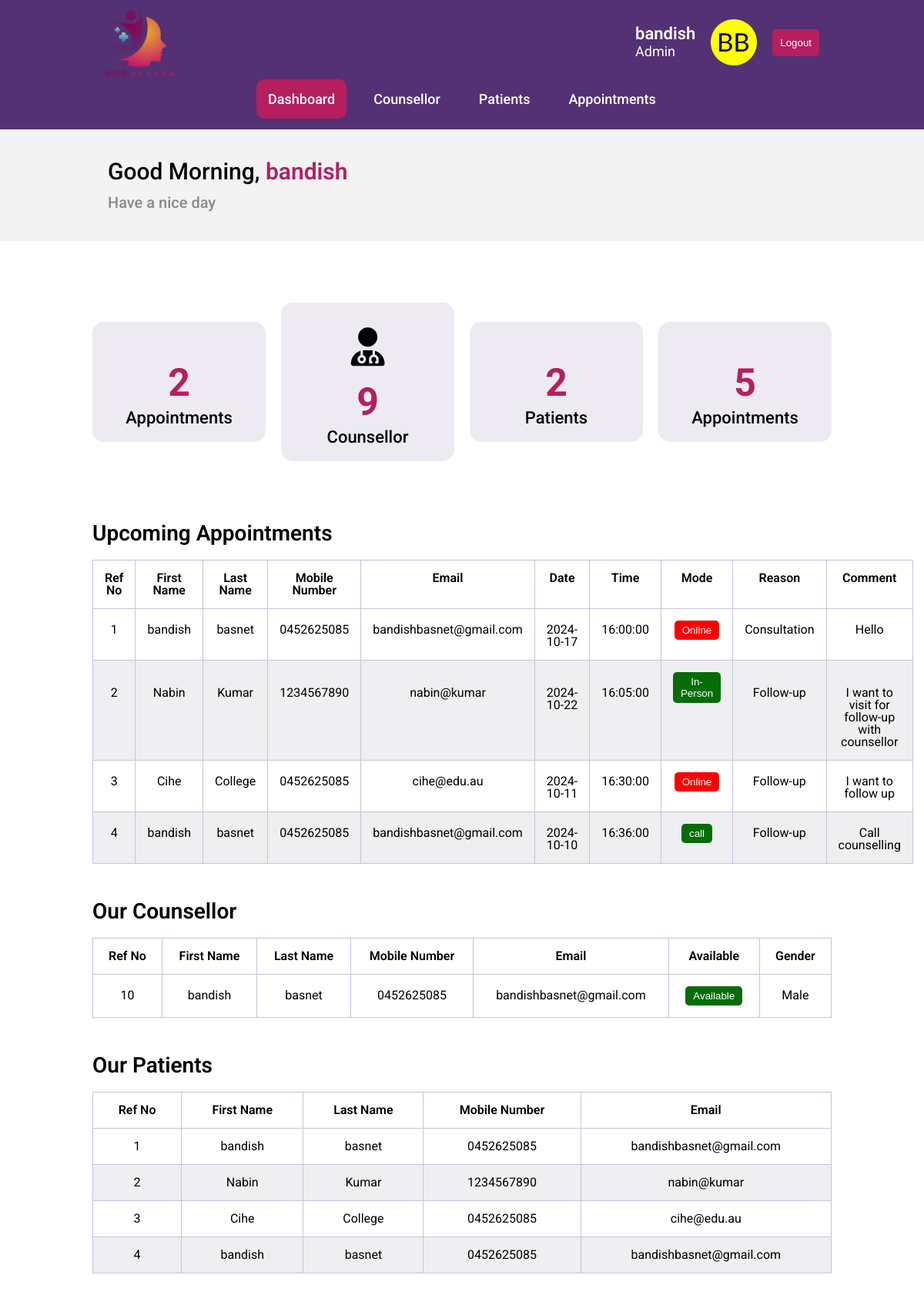
/dashboard.php (signed in), run on the app's committed database.
### tables this page shows
CREATE TABLE `users` (
  `id` bigint(20) NOT NULL,
  `user_id` bigint(20) NOT NULL,
  `user_name` varchar(100) NOT NULL,
  `password` varchar(100) NOT NULL,
  `date` timestamp NOT NULL DEFAULT current_timestamp() ON UPDATE current_timestamp()
);

CREATE TABLE `appointments` (
  `id` int(11) NOT NULL,
  `fname` varchar(50) NOT NULL,
  `lname` varchar(50) NOT NULL,
  `mobile` varchar(14) NOT NULL,
  `email` varchar(50) NOT NULL,
  `date` date NOT NULL,
  `time` time NOT NULL,
  `mode` enum('Online','In-Person','call','') NOT NULL,
  `reason` enum('Consultation','Follow-up','Other','') NOT NULL,
  `msg` varchar(255) NOT NULL
);

CREATE TABLE `counsellor` (
  `id` int(11) NOT NULL,
  `fname` varchar(50) NOT NULL,
  `lname` varchar(50) NOT NULL,
  `mobile` varchar(14) NOT NULL,
  `email` varchar(50) NOT NULL,
  `available` enum('Available','Not-Available') NOT NULL,
  `gender` enum('Male','Female','Others') NOT NULL
);

### functions.php (called while the page is built, shortened)
<?php
function check_login($con)
{
	if(isset($_SESSION['user_id']))
	{
		$id = $_SESSION['user_id'];
		$query = "select * from users where user_id = '$id' limit 1";
		$result = mysqli_query($con,$query);
		if($result && mysqli_num_rows($result) > 0)
		{
			$user_data = mysqli_fetch_assoc($result);
			return $user_data;
		}
	}
	die;
}
function getModeClass($mode) {
	return ($mode === "Online") ? "online-btn" : "offline-btn";
}

### dashboard.php (the view, shortened to what this page needs)
<?php
include("dbconnection.php");
include("functions.php");
$user_data = check_login($conn);
?>
<!DOCTYPE html>
<html>
<head>
  <link rel="stylesheet" href="./assets/css/admin.css">
  <link rel="stylesheet" href="https://site-assets.fontawesome.com/releases/v6.6.0/css/all.css">
  <link rel="stylesheet" href="https://site-assets.fontawesome.com/releases/v6.6.0/css/sharp-duotone-solid.css">
  <link rel="stylesheet" href="https://site-assets.fontawesome.com/releases/v6.6.0/css/sharp-thin.css">
  <link rel="stylesheet" href="https://site-assets.fontawesome.com/releases/v6.6.0/css/sharp-solid.css">
  <link rel="stylesheet" href="https://site-assets.fontawesome.com/releases/v6.6.0/css/sharp-regular.css">
  <link rel="stylesheet" href="https://site-assets.fontawesome.com/releases/v6.6.0/css/sharp-light.css">
</head>
<body>
  <header>
    <nav>
      <div class="topbar">
        <div class="logo">
          <img src="./assets/images/Logo.png" alt="HogHeaven Logo">
        </div>
        <div class="user">
          <p class="username"><?php echo $user_data['user_name']; ?> <br>
            <span class="role">Admin</span>
          </p>
          <img class="avatar" src="./assets/images/android-chrome-192x192.png" alt="avatar">
          <button style="background-color: #B51F60; border:none; border-radius:5px;padding:10px; color:white;" onclick="logout()">Logout</button>
        </div>
      </div>
      <div class="bottombar">
        <ul class="menu">
          <li><a href="dashboard.php" class="active">Dashboard</a></li>
          <li><a href="counsellor.php">Counsellor</a></li>
          <li><a href="patient.php">Patients</a></li>
          <li><a href="appointments.php">Appointments</a></li>
        </ul>
      </div>
    </nav>
  </header>
  <main>
    <div class="greetings-wrapper">
      <div class="greetings">
        <h2>Good Morning, <span class="primary-status"><?php echo $user_data['user_name']; ?> </span></h2>
        <p class="status">Have a nice day</p>
      </div>
    </div>
    <div class="status-card-wrapper">
      <div class="status-card-inside">
        <div class="status-card">
          <i class="fa-duotone fa-solid fa-calendar-clock "></i>
          <h6 class="status-number">2</h6>
          <p class="status-title">Appointments</p>
        </div>
        <div class="status-card">
        <i class="fa-duotone fa-solid fa-user-doctor"></i>
          <h6 class="status-number">9</h6>
          <p class="status-title">Counsellor</p>
        </div>
        <div class="status-card">
        <i class="fa-duotone fa-solid fa-users-medical"></i>
          <h6 class="status-number">2</h6>
          <p class="status-title">Patients</p>
        </div>
        <div class="status-card">
          <i class="fa-duotone fa-solid fa-calendar-clock "></i>
          <h6 class="status-number">5</h6>
          <p class="status-title">Appointments</p>
        </div>
      </div>
    </div>
    <div class="patients-table">
      <div class="table-container">
        <p class="table-title">Upcoming Appointments</p>
        <table>
          <thead>
            <th>Ref No</th>
            <th>First Name</th>
            <th>Last Name</th>
            <th>Mobile Number</th>
            <th>Email</th>
            <th>Date</th>
            <th>Time</th>
            <th>Mode</th>
            <th>Reason</th>
            <th>Comment</th>
          </thead>
          <tbody>
            <?php
            $sql = "SELECT * FROM appointments";
            $result = $conn->query($sql);
            if ($result->num_rows > 0) {
              while ($row = $result->fetch_assoc()) {
                echo "<tr>
                      <td>" . $row["id"] . "</td>
                      <td>" . $row["fname"] . "</td>
                      <td>" . $row["lname"] . "</td>
                      <td>" . $row["mobile"] . "</td>
                      <td>" . $row["email"] . "</td>
                      <td>" . $row["date"] . "</td>
                      <td>" . $row["time"] . "</td>
                      <td><button class='" . getModeClass($row["mode"])  . "'>" . $row["mode"] . "</button></td>
                     <td>" . $row["reason"] . "</td>
                     <td>" . $row["msg"] . "</td>
                    </tr>";
              }
            } else {
              echo "0 results";
            }
            ?>
          </tbody>
        </table>
      </div>
    </div>
    <div class="patients-table">
      <div class="table-container">
        <p class="table-title">Our Counsellor</p>
        <table>
          <thead>
            <th>Ref No</th>
            <th>First Name</th>
            <th>Last Name</th>
            <th>Mobile Number</th>
            <th>Email</th>
            <th>Available</th>
            <th>Gender</th>
          </thead>
          <tbody>
            <?php
            $sql = "SELECT * FROM counsellor";
            $result = $conn->query($sql);
            if ($result->num_rows > 0) {
              while ($row = $result->fetch_assoc()) {
                echo "<tr>
                      <td>" . $row["id"] . "</td>
                      <td>" . $row["fname"] . "</td>
                      <td>" . $row["lname"] . "</td>
                      <td>" . $row["mobile"] . "</td>
                      <td>" . $row["email"] . "</td>
                      <td><button class='" . getModeClass($row["available"])  . "'>" . $row["available"] . "</button></td>
                      <td>" . $row["gender"] . "</td>
                    </tr>";
              }
            } else {
              echo "0 results";
            }
            ?>
          </tbody>
        </table>
      </div>
    </div>
    <div class="patients-table">
      <div class="table-container">
        <p class="table-title">Our Patients</p>
        <table>
          <thead>
            <th>Ref No</th>
            <th>First Name</th>
            <th>Last Name</th>
            <th>Mobile Number</th>
            <th>Email</th>
          </thead>
          <tbody>
              <?php
              $sql = "SELECT * FROM appointments";
              $result = $conn->query($sql);
              if ($result->num_rows > 0) {
                while ($row = $result->fetch_assoc()) {
                  echo "<tr>
                      <td>" . $row["id"] . "</td>
                      <td>" . $row["fname"] ."</td>
                      <td>" . $row["lname"] . "</td>
                      <td>" . $row["mobile"] . "</td>
                      <td>" . $row["email"] . "</td>
                    </tr>";
                }
              } else {
                echo "0 results";
              }
              ?>
            </tbody>
        </table>
      </div>
    </div>
  </main>
</body>
</html>

### assets/css/admin.css (style rules this page uses)
body { font-family: "Roboto", sans-serif; }
header { background-color: #533174; }
nav { display: flex; flex-direction: column; padding: 10px 20px; }
.topbar { width: 80%; margin: auto; display: flex; justify-content: space-between; align-items: center; }
.logo { height: 90px; }
.logo img { height: 100%; }
.user { display: flex; align-items: center; gap: 20px; }
.avatar { width: 60px; }
.username { font-size: 22px; font-weight: 600; color: #fefefe; }
.role { font-size: 18px; font-weight: 400; text-align: center; color: #fefefe; }
.bottombar { width: 100%; }
.menu { display: flex; align-items: center; justify-content: center; gap: 20px; background-color: #533174; padding: 20px 20px; }
.menu li a { color: white; text-decoration: none; padding: 15px; font-family: "Roboto", sans-serif; font-weight: 500; letter-spacing: 1%; font-size: 18px; border: none; border-radius: 10px; }
.active { color: white; background-color: #B51F60; }
.greetings-wrapper { width: 100%; background-color: #f3f3f3; }
.greetings { width: 80%; margin: auto; padding: 15px 0; }
.greetings h2 { font-size: 30px; font-weight: 500; padding: 25px 0 0 20px; }
.primary-status { color: #B51F60; font-weight: 550; }
.status { font-size: 20px; font-weight: 450; color: #88898b; padding: 15px 25px 25px 20px; }
.status-card-wrapper { width: 100%; margin: 5rem 0; }
.status-card-inside { width: 80%; margin: 2rem auto; display: flex; align-items: center; justify-content: space-between; gap: 20px; }
.status-card { flex-basis: 32%; display: flex; align-items: center; flex-direction: column; row-gap: 10px; background-color: #eeeaf1; padding: 20px 0; border-radius: 15px; }
.status-title { font-size: 22px; font-weight: 500; }
.status-number { font-size: 50px; font-weight: 700; color: #B51F60; }
.fa-duotone { padding: 12px; border: none; font-size: 50px; }
.patients-table { width: 100%; margin:3rem 0; }
.table-container { width: 80%; margin: auto; }
.table-title { font-size: 28px; font-weight: 600; margin-bottom: 20px; }
table { width: 100%; align-items: center; margin: auto; }
table, th, td { border: 1px solid #c3c5db; text-align: center; padding: 15px; }
th { font-weight: 600; }
tr:nth-child(even) { background-color: rgba(202, 200, 204, 0.3); }
.online-btn { background-color: red; border: none; border-radius: 5px; padding: 5px 10px; color: white; }
.offline-btn { background-color: rgb(6, 109, 6); border: none; border-radius: 5px; padding: 5px 10px; color: white; }

### data on the page
users: user_name "bandish"
appointments: id "1", fname "bandish", lname "basnet", mobile "0452625085", email "bandishbasnet@gmail.com", date "2024-10-17", time "16:00:00", mode "Online", reason "Consultation", msg "Hello"
appointments: id "2", fname "Nabin", lname "Kumar", mobile "1234567890", email "nabin@kumar", date "2024-10-22", time "16:05:00", mode "In-Person", reason "Follow-up", msg "I want to visit for follow-up with counsellor"
appointments: id "3", fname "Cihe", lname "College", mobile "0452625085", email "cihe@edu.au", date "2024-10-11", time "16:30:00", mode "Online", reason "Follow-up", msg "I want to follow up"
appointments: id "4", fname "bandish", lname "basnet", mobile "0452625085", email "bandishbasnet@gmail.com", date "2024-10-10", time "16:36:00", mode "call", reason "Follow-up", msg "Call counselling"
counsellor: id "10", fname "bandish", lname "basnet", mobile "0452625085", email "bandishbasnet@gmail.com", available "Available", gender "Male"
